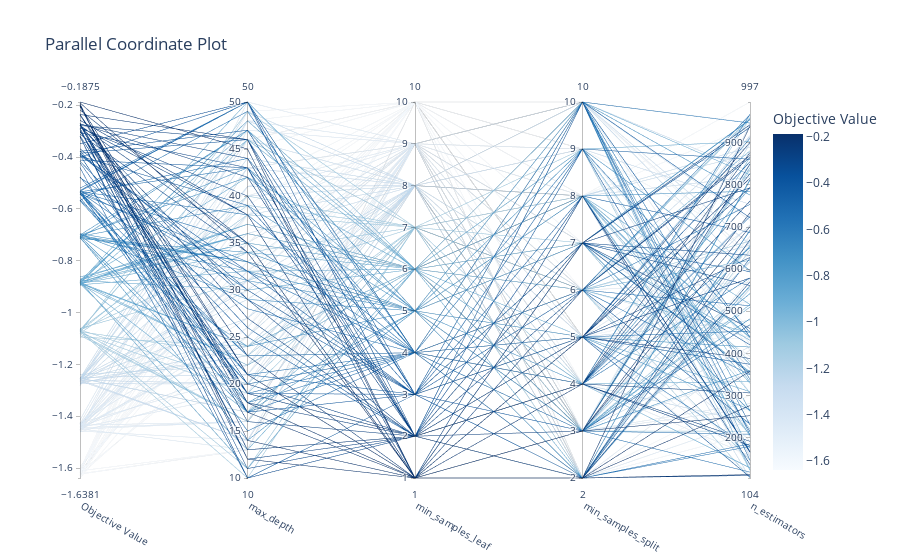

Here is the notebook cell this chart was saved with:
### Code cell
optuna.visualization.plot_parallel_coordinate(study)

### Figure 1 — Plotly figure (JSON) as saved in the notebook; plotly's stock layout.template omitted (floating-point values rounded to 4 significant figures; data arrays with more than 128 entries replaced by an {"elided": "..."} marker saying what was removed)
{"data": [{"dimensions": [{"label": "Objective Value", "range": [-1.638, -0.1875], "values": {"elided": "200 float values"}}, {"label": "max_depth", "range": [10, 50], "values": {"elided": "200 int values"}}, {"label": "min_samples_leaf", "range": [1, 10], "values": {"elided": "200 int values"}}, {"label": "min_samples_split", "range": [2, 10], "values": {"elided": "200 int values"}}, {"label": "n_estimators", "range": [104, 997], "values": {"elided": "200 int values"}}], "labelangle": 30, "labelside": "bottom", "line": {"color": {"elided": "200 float values"}, "colorbar": {"title": {"text": "Objective Value"}}, "colorscale": [[0, "rgb(247,251,255)"], [0.125, "rgb(222,235,247)"], [0.25, "rgb(198,219,239)"], [0.375, "rgb(158,202,225)"], [0.5, "rgb(107,174,214)"], [0.625, "rgb(66,146,198)"], [0.75, "rgb(33,113,181)"], [0.875, "rgb(8,81,156)"], [1, "rgb(8,48,107)"]], "reversescale": false, "showscale": true}, "type": "parcoords"}], "layout": {"title": {"text": "Parallel Coordinate Plot"}}}
